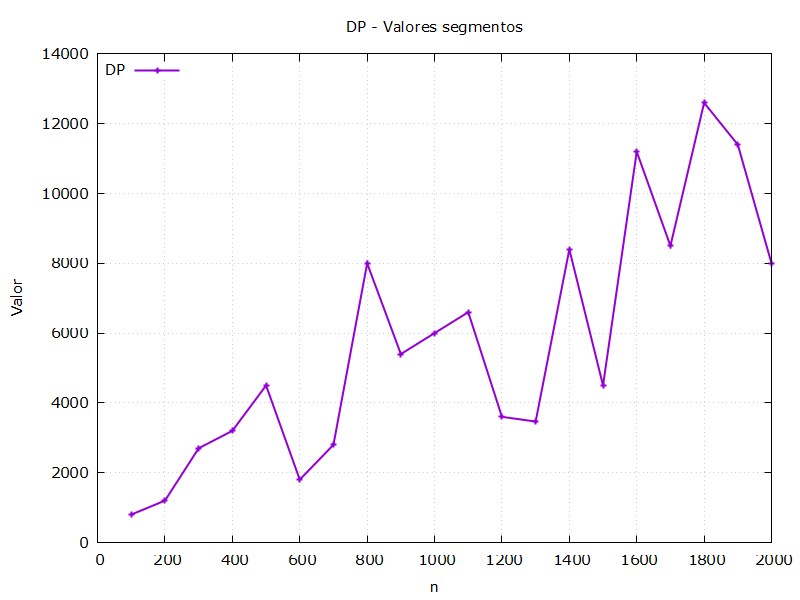

Generate this figure with gnuplot:
set terminal pngcairo enhanced font 'Verdana,11' size 800, 600
set output 'valorDP.png'

set title 'DP - Valores segmentos'
set xlabel 'n'
set ylabel 'Valor'

n = 1
DP = 2

set grid
set key left top

plot 'resultados.dat' using n:DP with linespoints  lw 2 title 'DP', \
